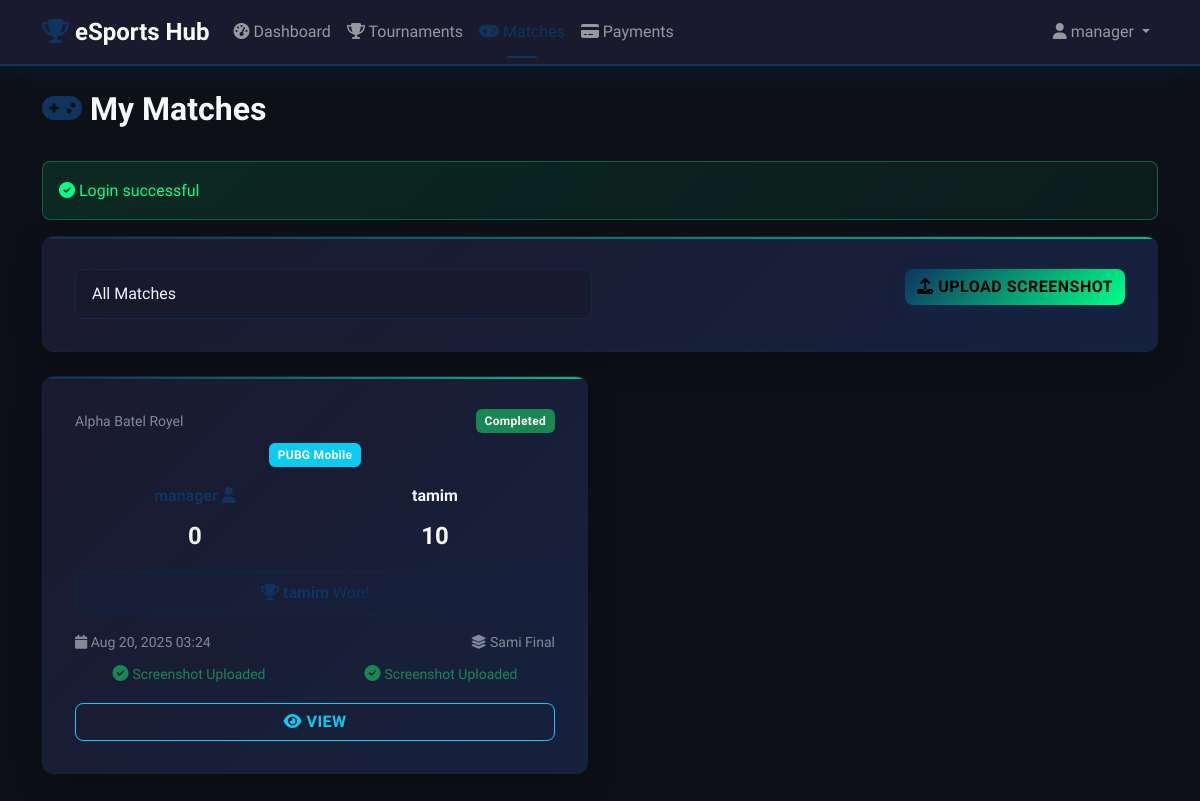
Screenshot of /user/matches.php (signed in) with the database file from the repository.
### tables this page shows
CREATE TABLE matches (
                    id INTEGER PRIMARY KEY AUTOINCREMENT,
                    tournament_id INTEGER NOT NULL,
                    team1_id INTEGER NOT NULL,
                    team2_id INTEGER NOT NULL,
                    team1_name VARCHAR(100),
                    team2_name VARCHAR(100),
                    status VARCHAR(20) DEFAULT 'scheduled',
                    score1 INTEGER,
                    score2 INTEGER,
                    winner_id INTEGER,
                    scheduled_at DATETIME,
                    started_at DATETIME,
                    completed_at DATETIME,
                    created_at DATETIME DEFAULT CURRENT_TIMESTAMP, scheduled_date DATETIME, updated_at TIMESTAMP DEFAULT CURRENT_TIMESTAMP, round VARCHAR(50), notes TEXT,
                    FOREIGN KEY (tournament_id) REFERENCES tournaments(id) ON DELETE CASCADE,
                    FOREIGN KEY (team1_id) REFERENCES users(id),
                    FOREIGN KEY (team2_id) REFERENCES users(id),
                    FOREIGN KEY (winner_id) REFERENCES users(id)
                );

CREATE TABLE tournaments (
                    id INTEGER PRIMARY KEY AUTOINCREMENT,
                    name VARCHAR(200) NOT NULL,
                    description TEXT,
                    game_type VARCHAR(100) NOT NULL,
                    max_teams INTEGER NOT NULL,
                    entry_fee DECIMAL(10,2) DEFAULT 0,
                    prize_pool DECIMAL(10,2) DEFAULT 0,
                    start_date DATETIME,
                    end_date DATETIME,
                    status VARCHAR(20) DEFAULT 'upcoming',
                    thumbnail VARCHAR(255),
                    created_at DATETIME DEFAULT CURRENT_TIMESTAMP,
                    updated_at DATETIME DEFAULT CURRENT_TIMESTAMP
                , winner_id INTEGER, runner_up_id INTEGER, third_place_id INTEGER, winner_prize DECIMAL(10,2) DEFAULT 0.00, runner_up_prize DECIMAL(10,2) DEFAULT 0.00, third_place_prize DECIMAL(10,2) DEFAULT 0.00);

### includes/functions.php (called while the page is built, shortened)
<?php
function getFlashMessage() {
    if (isset($_SESSION['flash_message'])) {
        $message = $_SESSION['flash_message'];
        $type = $_SESSION['flash_type'] ?? 'info';
        return ['message' => $message, 'type' => $type];
    }
    return null;
}
function formatDate($date, $format = 'M d, Y H:i') {
    return date($format, strtotime($date));
}
?>

### user/matches.php (the view, shortened to what this page needs)
<?php
require_once '../config/config.php';
$action = $_GET['action'] ?? 'list';
$success = '';
$userId = $_SESSION['user_id'];
if ($action === 'list') {
    $whereClause = 'WHERE (m.team1_id = ? OR m.team2_id = ?)';
    $params = [$userId, $userId];
    $stmt = $pdo->prepare("
        SELECT m.*, t.name as tournament_name, t.game_type,
               u1.username as team1_name, u2.username as team2_name,
               uw.username as winner_name,
               ms1.screenshot_url as team1_screenshot,
               ms2.screenshot_url as team2_screenshot
        FROM matches m
        JOIN tournaments t ON m.tournament_id = t.id
        JOIN users u1 ON m.team1_id = u1.id
        JOIN users u2 ON m.team2_id = u2.id
        LEFT JOIN users uw ON m.winner_id = uw.id
        LEFT JOIN match_screenshots ms1 ON m.id = ms1.match_id AND ms1.team_id = u1.id
        LEFT JOIN match_screenshots ms2 ON m.id = ms2.match_id AND ms2.team_id = u2.id
        $whereClause
        ORDER BY m.scheduled_date DESC, m.created_at DESC
    ");
    $stmt->execute($params);
    $matches = $stmt->fetchAll();
}
$flash = getFlashMessage();
if ($flash) {
    if ($flash['type'] === 'success') $success = $flash['message'];
    else $error = $flash['message'];
}
?>
<!DOCTYPE html>
<html lang="en">
<head>
    <link href="https://cdn.jsdelivr.net/npm/bootstrap@5.3.0/dist/css/bootstrap.min.css" rel="stylesheet">
    <link rel="stylesheet" href="https://cdnjs.cloudflare.com/ajax/libs/font-awesome/6.4.0/css/all.min.css">
    <link rel="stylesheet" href="../assets/css/style.css">
</head>
<body>
    <nav class="navbar navbar-expand-lg navbar-dark bg-primary">
        <div class="container">
            <a class="navbar-brand fw-bold" href="../index.php">
                <i class="fas fa-trophy text-accent"></i> eSports Hub
            </a>
            <div class="collapse navbar-collapse" id="navbarNav">
                <ul class="navbar-nav me-auto">
                    <li class="nav-item">
                        <a class="nav-link" href="dashboard.php">
                            <i class="fas fa-tachometer-alt"></i> Dashboard
                        </a>
                    </li>
                    <li class="nav-item">
                        <a class="nav-link" href="tournaments.php">
                            <i class="fas fa-trophy"></i> Tournaments
                        </a>
                    </li>
                    <li class="nav-item">
                        <a class="nav-link active" href="matches.php">
                            <i class="fas fa-gamepad"></i> Matches
                        </a>
                    </li>
                    <li class="nav-item">
                        <a class="nav-link" href="payments.php">
                            <i class="fas fa-credit-card"></i> Payments
                        </a>
                    </li>
                </ul>
                <ul class="navbar-nav">
                    <li class="nav-item dropdown">
                        <a class="nav-link dropdown-toggle" href="#" role="button" data-bs-toggle="dropdown">
                            <i class="fas fa-user"></i> <?= htmlspecialchars($_SESSION['username']) ?>
                        </a>
                    </li>
                </ul>
            </div>
        </div>
    </nav>
    <div class="container my-4">
        <div class="d-flex justify-content-between align-items-center mb-4">
            <h2 class="text-light">
                <i class="fas fa-gamepad text-accent"></i>
                <?= $action === 'view' ? 'Match Details' : ($action === 'upload' ? 'Upload Screenshot' : 'My Matches') ?>
            </h2>
        </div>
        <?php if ($success): ?>
            <div class="alert alert-success">
                <i class="fas fa-check-circle"></i> <?= htmlspecialchars($success) ?>
            </div>
        <?php endif; ?>
        <?php if ($action === 'list'): ?>
            <div class="gaming-card mb-4">
                <div class="row g-3">
                    <div class="col-md-6">
                        <form method="GET" class="d-flex gap-2">
                            <select class="form-control gaming-input" name="status" onchange="this.form.submit()">
                                <option value="">All Matches</option>
                            </select>
                        </form>
                    </div>
                    <div class="col-md-6 text-end">
                        <a href="upload.php" class="btn btn-accent">
                            <i class="fas fa-upload"></i> Upload Screenshot
                        </a>
                    </div>
                </div>
            </div>
            <?php if (empty($matches)): ?>
                <div class="gaming-card">
                    <div class="text-center text-light-50 py-5">
                        <i class="fas fa-gamepad fa-4x mb-3"></i>
                        <h4>No Matches Found</h4>
                        <p>You don't have any matches yet. Register for tournaments to get matched!</p>
                        <a href="tournaments.php" class="btn btn-accent">
                            <i class="fas fa-trophy"></i> Browse Tournaments
                        </a>
                    </div>
                </div>
            <?php else: ?>
                <div class="row">
                    <?php foreach ($matches as $match): ?>
                        <div class="col-lg-6 mb-4">
                            <div class="gaming-card match-card h-100">
                                <div class="match-header mb-3">
                                    <div class="d-flex justify-content-between align-items-center mb-2">
                                        <small class="text-light-50"><?= htmlspecialchars($match['tournament_name']) ?></small>
                                        <span class="badge bg-<?= $match['status'] === 'completed' ? 'success' : ($match['status'] === 'live' ? 'danger' : 'info') ?>">
                                            <?= ucfirst($match['status']) ?>
                                        </span>
                                    </div>
                                    <div class="text-center">
                                        <span class="badge bg-info"><?= htmlspecialchars($match['game_type']) ?></span>
                                    </div>
                                </div>
                                <div class="match-teams mb-3">
                                    <div class="d-flex align-items-center justify-content-between">
                                        <div class="team-info text-center">
                                            <div class="team-name <?= $match['team1_id'] == $userId ? 'text-accent fw-bold' : '' ?>">
                                                <?php if ($match['team1_id'] == $userId): ?>
                                                    <i class="fas fa-user text-accent"></i>
                                                <?php endif; ?>
                                            </div>
                                            <?php if ($match['status'] === 'completed' && $match['score1'] !== null): ?>
                                                <div class="team-score text-light fs-4 fw-bold"><?= $match['score1'] ?></div>
                                            <?php endif; ?>
                                        </div>
                                        <div class="team-info text-center">
                                            <div class="team-name <?= $match['team2_id'] == $userId ? 'text-accent fw-bold' : '' ?>">
                                                <?= htmlspecialchars($match['team2_name']) ?>
                                            </div>
                                            <?php if ($match['status'] === 'completed' && $match['score2'] !== null): ?>
                                                <div class="team-score text-light fs-4 fw-bold"><?= $match['score2'] ?></div>
                                            <?php endif; ?>
                                        </div>
                                    </div>
                                </div>
                                <?php if ($match['status'] === 'completed' && $match['winner_name']): ?>
                                    <div class="match-result mb-3 text-center">
                                        <div class="alert alert-<?= $match['winner_id'] == $userId ? 'success' : 'info' ?> py-2">
                                            <i class="fas fa-trophy"></i>
                                            <strong><?= htmlspecialchars($match['winner_name']) ?></strong> Won!
                                        </div>
                                    </div>
                                <?php endif; ?>
                                <div class="match-details mb-3">
                                    <?php if ($match['scheduled_date']): ?>
                                        <div class="d-flex justify-content-between text-light-50 small mb-2">
                                            <span><i class="fas fa-calendar"></i> <?= formatDate($match['scheduled_date']) ?></span>
                                            <?php if ($match['round']): ?>
                                                <span><i class="fas fa-layer-group"></i> <?= htmlspecialchars($match['round']) ?></span>
                                            <?php endif; ?>
                                        </div>
                                    <?php endif; ?>
                                    <div class="screenshot-status">
                                        <div class="row">
                                            <div class="col-6 text-center">
                                                <?php if ($match['team1_screenshot']): ?>
                                                    <i class="fas fa-check-circle text-success"></i>
                                                    <small class="text-success">Screenshot Uploaded</small>
                                                <?php elseif ($match['team1_id'] == $userId && $match['status'] !== 'scheduled'): ?>
                                                    <i class="fas fa-exclamation-triangle text-warning"></i>
                                                    <small class="text-warning">Upload Required</small>
                                                <?php else: ?>
                                                    <i class="fas fa-clock text-light-50"></i>
                                                    <small class="text-light-50">Waiting</small>
                                                <?php endif; ?>
                                            </div>
                                            <div class="col-6 text-center">
                                                <?php if ($match['team2_screenshot']): ?>
                                                    <i class="fas fa-check-circle text-success"></i>
                                                    <small class="text-success">Screenshot Uploaded</small>
                                                <?php elseif ($match['team2_id'] == $userId && $match['status'] !== 'scheduled'): ?>
                                                    <i class="fas fa-exclamation-triangle text-warning"></i>
                                                    <small class="text-warning">Upload Required</small>
                                                <?php else: ?>
                                                    <i class="fas fa-clock text-light-50"></i>
                                                    <small class="text-light-50">Waiting</small>
                                                <?php endif; ?>
                                            </div>
                                        </div>
                                    </div>
                                </div>
                                <div class="match-actions mt-auto">
                                    <div class="row g-2">
                                        <div class="col">
                                            <a href="?action=view&id=<?= $match['id'] ?>" class="btn btn-outline-info w-100">
                                                <i class="fas fa-eye"></i> View
                                            </a>
                                        </div>
                                    </div>
                                </div>
                            </div>
                        </div>
                    <?php endforeach; ?>
                </div>
            <?php endif; ?>
        <?php endif; ?>
    </div>
</body>
</html>

### rows the page displays
matches: tournament.name "Alpha Batel Royel", status "Completed", tournament.game_type "PUBG Mobile", score1 "0", team2_name "tamim", score2 "10", scheduled_date "Aug 20, 2025 03:24", round "Sami Final"

### other values shown
$_SESSION['username'] "manager"
$success "Login successful"
